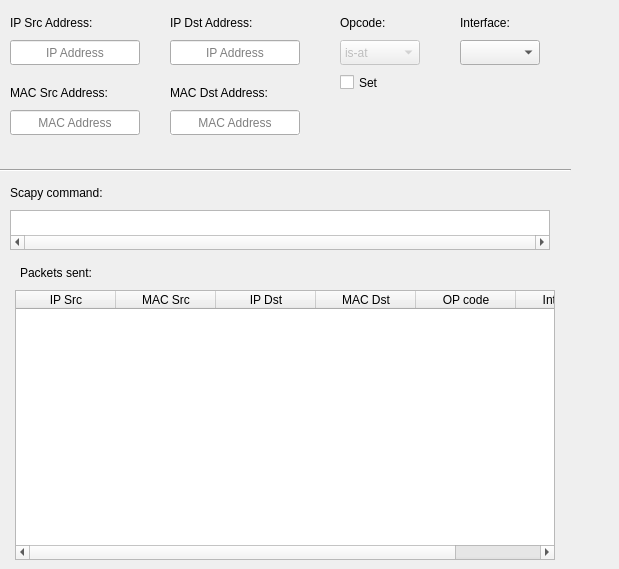
        <widget class="QWidget" name="arp_response">
         <attribute name="title">
          <string>Response</string>
         </attribute>
         <widget class="QLabel" name="arpResponseSrcIpLabel">
          <property name="geometry">
           <rect>
            <x>10</x>
            <y>10</y>
            <width>110</width>
            <height>25</height>
           </rect>
          </property>
          <property name="text">
           <string>IP Src Address:</string>
          </property>
         </widget>
         <widget class="QLineEdit" name="arpResponseSrcIp">
          <property name="geometry">
           <rect>
            <x>10</x>
            <y>40</y>
            <width>130</width>
            <height>25</height>
           </rect>
          </property>
          <property name="toolTip">
           <string>The ARP response source IP address can be entered here.</string>
          </property>
          <property name="statusTip">
           <string>The ARP response source IP address can be entered here.</string>
          </property>
          <property name="text">
           <string/>
          </property>
          <property name="alignment">
           <set>Qt::AlignCenter</set>
          </property>
          <property name="placeholderText">
           <string>IP Address</string>
          </property>
         </widget>
         <widget class="QLabel" name="arpResponseDstIpLabel">
          <property name="geometry">
           <rect>
            <x>170</x>
            <y>10</y>
            <width>110</width>
            <height>25</height>
           </rect>
          </property>
          <property name="text">
           <string>IP Dst Address:</string>
          </property>
         </widget>
         <widget class="QLineEdit" name="arpResponseDstIp">
          <property name="geometry">
           <rect>
            <x>170</x>
            <y>40</y>
            <width>130</width>
            <height>25</height>
           </rect>
          </property>
          <property name="toolTip">
           <string>The ARP response destination IP address can be typed here.</string>
          </property>
          <property name="statusTip">
           <string>The ARP response destination IP address can be typed here.</string>
          </property>
          <property name="text">
           <string/>
          </property>
          <property name="alignment">
           <set>Qt::AlignCenter</set>
          </property>
          <property name="placeholderText">
           <string>IP Address</string>
          </property>
         </widget>
         <widget class="QLabel" name="arpResponseIntLabel">
          <property name="geometry">
           <rect>
            <x>460</x>
            <y>10</y>
            <width>150</width>
            <height>25</height>
           </rect>
          </property>
          <property name="text">
           <string>Interface:</string>
          </property>
         </widget>
         <widget class="QComboBox" name="arpResponseInterface">
          <property name="geometry">
           <rect>
            <x>460</x>
            <y>40</y>
            <width>80</width>
            <height>25</height>
           </rect>
          </property>
          <property name="toolTip">
           <string>&lt;html&gt;&lt;head/&gt;&lt;body&gt;&lt;p&gt;This drop down menu allows the user to choose an interface on which packet will be sent.&lt;/p&gt;&lt;/body&gt;&lt;/html&gt;</string>
          </property>
          <property name="statusTip">
           <string>This drop down menu allows the user to choose an interface on which packet will be sent.</string>
          </property>
         </widget>
         <widget class="QLabel" name="arpResponseOpCodeLabel">
          <property name="geometry">
           <rect>
            <x>340</x>
            <y>10</y>
            <width>71</width>
            <height>25</height>
           </rect>
          </property>
          <property name="text">
           <string>Opcode:</string>
          </property>
         </widget>
         <widget class="QComboBox" name="arpResponseOpCode">
          <property name="enabled">
           <bool>false</bool>
          </property>
          <property name="geometry">
           <rect>
            <x>340</x>
            <y>40</y>
            <width>80</width>
            <height>25</height>
           </rect>
          </property>
          <property name="toolTip">
           <string>&lt;html&gt;&lt;head/&gt;&lt;body&gt;&lt;p&gt;If this drop down menu is enabled; it can be use to choose ARP Opcode. The default value is set to “is-at”.&lt;/p&gt;&lt;/body&gt;&lt;/html&gt;</string>
          </property>
          <property name="statusTip">
           <string>If this drop down menu is enabled; it can be use to choose ARP Opcode.</string>
          </property>
          <item>
           <property name="text">
            <string>is-at</string>
           </property>
          </item>
          <item>
           <property name="text">
            <string>who-has</string>
           </property>
          </item>
         </widget>
         <widget class="QCheckBox" name="arpResponseOpCodeManual">
          <property name="geometry">
           <rect>
            <x>340</x>
            <y>70</y>
            <width>61</width>
            <height>25</height>
           </rect>
          </property>
          <property name="toolTip">
           <string>&lt;html&gt;&lt;head/&gt;&lt;body&gt;&lt;p&gt;This checkbox is used to enable or disable the Opcode drop down menu.&lt;/p&gt;&lt;/body&gt;&lt;/html&gt;</string>
          </property>
          <property name="statusTip">
           <string>This checkbox is used to enable or disable the Opcode drop down menu.</string>
          </property>
          <property name="whatsThis">
           <string/>
          </property>
          <property name="text">
           <string>Set</string>
          </property>
         </widget>
         <widget class="QLabel" name="arpResponseSrcMacLabel">
          <property name="geometry">
           <rect>
            <x>10</x>
            <y>80</y>
            <width>130</width>
            <height>25</height>
           </rect>
          </property>
          <property name="text">
           <string>MAC Src Address:</string>
          </property>
         </widget>
         <widget class="QLineEdit" name="arpResponseSrcMac">
          <property name="geometry">
           <rect>
            <x>10</x>
            <y>110</y>
            <width>130</width>
            <height>25</height>
           </rect>
          </property>
          <property name="toolTip">
           <string>The ARP response source MAC address can be typed here.</string>
          </property>
          <property name="statusTip">
           <string>The ARP response source MAC address can be typed here.</string>
          </property>
          <property name="text">
           <string/>
          </property>
          <property name="alignment">
           <set>Qt::AlignCenter</set>
          </property>
          <property name="placeholderText">
           <string>MAC Address</string>
          </property>
         </widget>
         <widget class="QLabel" name="arpResponseDstMacLabel">
          <property name="geometry">
           <rect>
            <x>170</x>
            <y>80</y>
            <width>130</width>
            <height>25</height>
           </rect>
          </property>
          <property name="text">
           <string>MAC Dst Address:</string>
          </property>
         </widget>
         <widget class="QLineEdit" name="arpResponseDstMac">
          <property name="enabled">
           <bool>true</bool>
          </property>
          <property name="geometry">
           <rect>
            <x>170</x>
            <y>110</y>
            <width>130</width>
            <height>25</height>
           </rect>
          </property>
          <property name="toolTip">
           <string>The ARP response destination MAC address can be typed here.</string>
          </property>
          <property name="statusTip">
           <string>The ARP response destination MAC address can be typed here.</string>
          </property>
          <property name="autoFillBackground">
           <bool>true</bool>
          </property>
          <property name="text">
           <string/>
          </property>
          <property name="alignment">
           <set>Qt::AlignCenter</set>
          </property>
          <property name="placeholderText">
           <string>MAC Address</string>
          </property>
         </widget>
         <widget class="QLabel" name="arpResponseScapyCommandLabel">
          <property name="geometry">
           <rect>
            <x>10</x>
            <y>180</y>
            <width>150</width>
            <height>25</height>
           </rect>
          </property>
          <property name="text">
           <string>Scapy command:</string>
          </property>
         </widget>
         <widget class="QTextBrowser" name="arpResponseScapyCommandTextBrowser">
          <property name="geometry">
           <rect>
            <x>10</x>
            <y>210</y>
            <width>540</width>
            <height>40</height>
           </rect>
          </property>
          <property name="sizePolicy">
           <sizepolicy hsizetype="Fixed" vsizetype="Expanding">
            <horstretch>0</horstretch>
            <verstretch>0</verstretch>
           </sizepolicy>
          </property>
          <property name="toolTip">
           <string>This field displays the Scapy command used to forward a ARP packet.</string>
          </property>
          <property name="statusTip">
           <string>This field displays the Scapy command used to forward a ARP packet.</string>
          </property>
          <property name="frameShadow">
           <enum>QFrame::Sunken</enum>
          </property>
          <property name="verticalScrollBarPolicy">
           <enum>Qt::ScrollBarAlwaysOff</enum>
          </property>
          <property name="horizontalScrollBarPolicy">
           <enum>Qt::ScrollBarAlwaysOn</enum>
          </property>
          <property name="lineWrapMode">
           <enum>QTextEdit::NoWrap</enum>
          </property>
         </widget>
         <widget class="QLabel" name="arpResponseTableLabel">
          <property name="geometry">
           <rect>
            <x>20</x>
            <y>260</y>
            <width>150</width>
            <height>25</height>
           </rect>
          </property>
          <property name="text">
           <string>Packets sent:</string>
          </property>
         </widget>
         <widget class="QTableWidget" name="arpResponseTable">
          <property name="geometry">
           <rect>
            <x>15</x>
            <y>290</y>
            <width>540</width>
            <height>270</height>
           </rect>
          </property>
          <property name="toolTip">
           <string>This table contains the details of ARP packets sent. </string>
          </property>
          <property name="statusTip">
           <string>This table contains the details of ARP packets sent. </string>
          </property>
          <property name="alternatingRowColors">
           <bool>true</bool>
          </property>
          <column>
           <property name="text">
            <string>IP Src</string>
           </property>
           <property name="textAlignment">
            <set>AlignHCenter|AlignVCenter|AlignCenter</set>
           </property>
          </column>
          <column>
           <property name="text">
            <string>MAC Src</string>
           </property>
           <property name="textAlignment">
            <set>AlignHCenter|AlignVCenter|AlignCenter</set>
           </property>
          </column>
          <column>
           <property name="text">
            <string>IP Dst</string>
           </property>
           <property name="textAlignment">
            <set>AlignHCenter|AlignVCenter|AlignCenter</set>
           </property>
          </column>
          <column>
           <property name="text">
            <string>MAC Dst</string>
           </property>
           <property name="textAlignment">
            <set>AlignHCenter|AlignVCenter|AlignCenter</set>
           </property>
          </column>
          <column>
           <property name="text">
            <string>OP code</string>
           </property>
           <property name="textAlignment">
            <set>AlignHCenter|AlignVCenter|AlignCenter</set>
           </property>
          </column>
          <column>
           <property name="text">
            <string>Interface</string>
           </property>
           <property name="textAlignment">
            <set>AlignHCenter|AlignVCenter|AlignCenter</set>
           </property>
          </column>
         </widget>
         <widget class="Line" name="line_3">
          <property name="geometry">
           <rect>
            <x>0</x>
            <y>160</y>
            <width>571</width>
            <height>20</height>
           </rect>
          </property>
          <property name="orientation">
           <enum>Qt::Horizontal</enum>
          </property>
         </widget>
        </widget>
